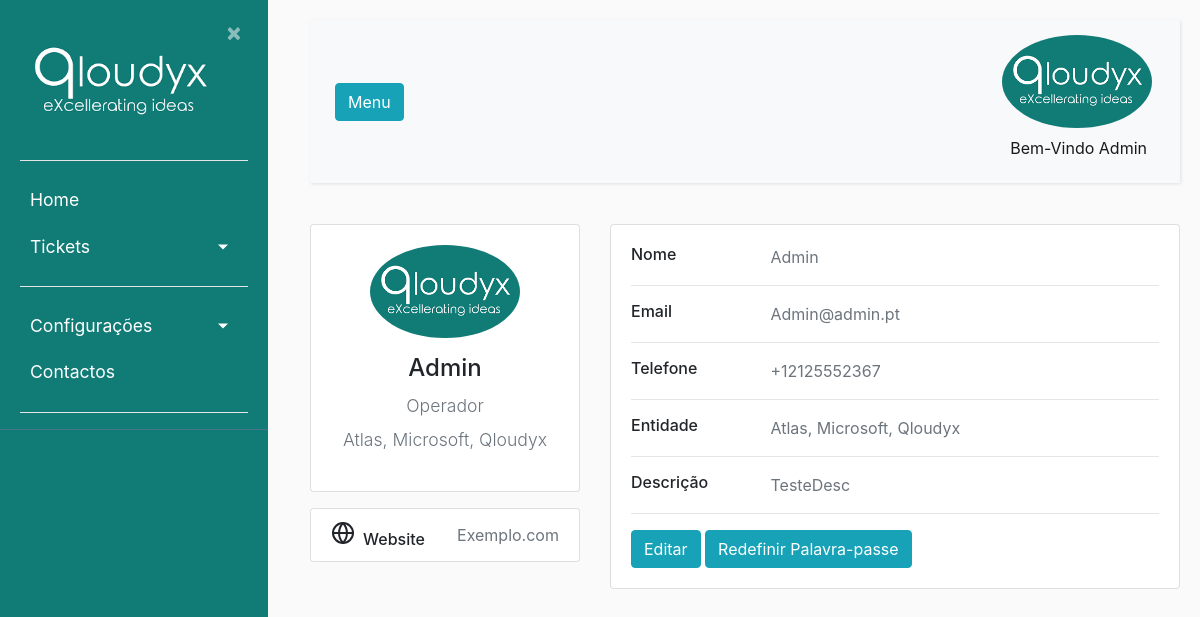
Page /profile/ (signed in) on the earlier database version.
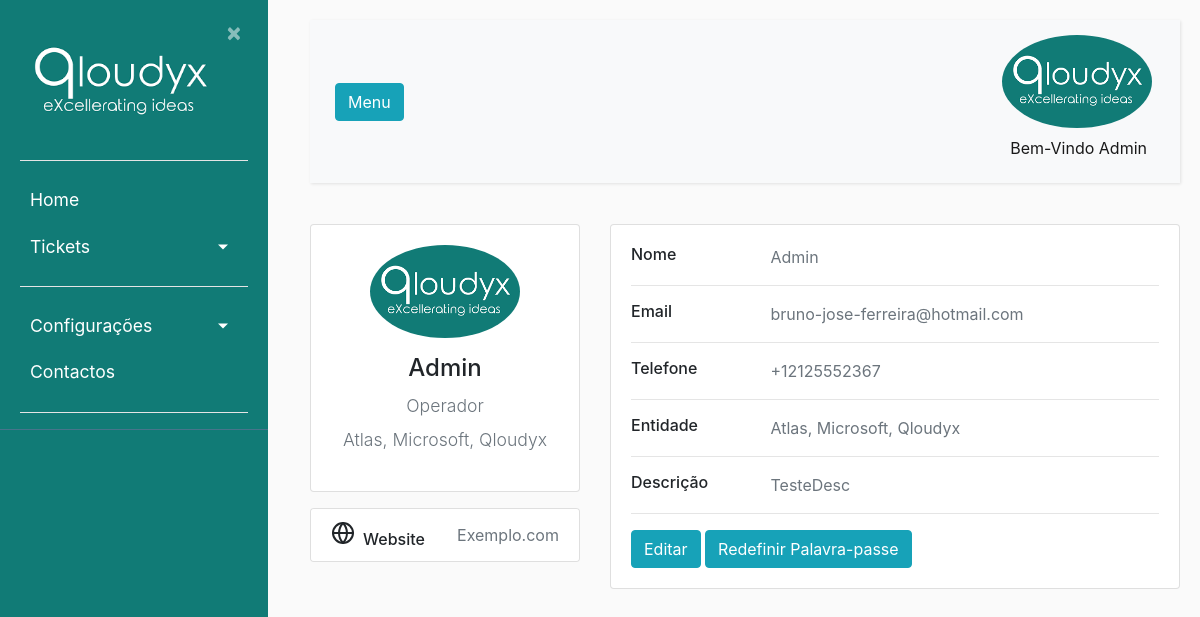
Same page on the later database version.
### ticket/models.py (models this page shows, shortened)
class Usuarios(AbstractBaseUser):
    uuid = models.UUIDField(default = uuid.uuid4)
    nome = models.CharField(max_length=100, unique=True,verbose_name='Utilizador')
    email = models.EmailField(verbose_name='E-mail')
    foto = models.ImageField(null=True, blank=True, upload_to='users/uploads/fotos',verbose_name='Foto')
    descricao = models.CharField(max_length=250, null=True)
    EscolhasRole = {
    ("Interno", "Interno"),
    ("Operador", "Operador"),
    ("Cliente", "Cliente"),
    }
    role = models.CharField(max_length=50,choices= EscolhasRole ,verbose_name='Cargo')
    entidade = models.ManyToManyField(Entidades, verbose_name='Entidades')
    telefone = PhoneNumberField(null=True, blank=False, unique=True, verbose_name='Telefone')
    date_of_birth = models.DateField(verbose_name='Data de Nascimento')
    is_active = models.BooleanField(default=True, verbose_name='Ativo?')
    is_admin = models.BooleanField(default=False, verbose_name='Admin?')
    objects = MyUserManager()
    USERNAME_FIELD = 'nome'
    REQUIRED_FIELDS = ['date_of_birth','email']
    def nomes_entidade(self):
            return ', '.join([a.nome for a in self.entidade.all()])
    nomes_entidade.short_description = "Entidades"

class Entidades(models.Model):
    nome = models.CharField(max_length=100)
    externo = models.BooleanField(default=False)

### users/views.py (the view)
# urls.py: path('profile/', users_views.profile, name='profile'), #URL para os perfís
@login_required
def profile(request):
    total = Ticket.objects.count()
    filtroresolvido = Ticket.objects.filter(estado="3")
    resolvido = filtroresolvido.count()
    percentresolvido = int(resolvido / total * 100)
    filtrocritico = Ticket.objects.filter(prioridade="4")
    critico = filtrocritico.count()
    percentcritico = int(critico / total * 100)
    filtroalto = Ticket.objects.filter(prioridade="3")
    alto = filtroalto.count()
    percentalto = int(alto / total * 100)
    filtromedio = Ticket.objects.filter(prioridade="2")
    medio = filtromedio.count()
    percentmedio = int(medio / total * 100)
    filtrobaixo = Ticket.objects.filter(prioridade="1")
    baixo = filtrobaixo.count()
    percentbaixo = int(baixo / total * 100)
    return render (request, 'users/profile.html',context =
                   {
                    'resolvido':percentresolvido,
                    'critico':percentcritico,
                    'alto':percentalto,
                    'medio':percentmedio,
                    'baixo':percentbaixo,
                   }
                   )

### users/templates/users/profile.html (shortened to what this page needs)
{% extends "ticket/base.html" %}
{% block content %}
    <div class="row gutters-sm">
        <div class="col-md-4 mb-3">
            <div class="card">
                <div class="card-body">
                    <div class="d-flex flex-column align-items-center text-center">
                        <img src= "{{ user.foto.url }} " alt="Admin" class="rounded-circle" width="150" />
                        <div class="mt-3">
                        <h4 class="account-Heading">{{ user.nome }}</h4>
                        <p style="text-align: center" class="text-secondary mb-1">{{user.role}}</p>
                        <p style="text-align: center" class="text-muted font-size-sm">{{user.nomes_entidade}}</p>
                    </div>
                </div>
            </div>
        </div>
        <div class="card mt-3">
            <ul class="list-group list-group-flush">
                <li class="list-group-item d-flex justify-content-between align-items-center flex-wrap">
                    <h6 class="mb-0">Website</h6>
                    <span class="text-secondary">Exemplo.com</span>
                </li>
            </ul>
        </div>
    </div>
    <div class="col-md-8">
        <div class="card mb-3">
            <div class="card-body">
                <div class="row">
                    <div class="col-sm-3">
                            <h6 class="mb-0">Nome</h6>
                        </div>
                        <div class="col-sm-9 text-secondary">
                            {{ user.nome }}
                        </div>
                    </div>
                    <hr>
                    <div class="row">
                        <div class="col-sm-3">
                            <h6 class="mb-0">Email</h6>
                        </div>
                        <div class="col-sm-9 text-secondary">
                            {{ user.email }}
                        </div>
                    </div>
                    <hr>
                    <div class="row">
                        <div class="col-sm-3">
                            <h6 class="mb-0">Telefone</h6>
                        </div>
                        <div class="col-sm-9 text-secondary">
                            {{ user.telefone }}
                        </div>
                    </div>
                    <hr>
                    <div class="row">
                        <div class="col-sm-3">
                            <h6 class="mb-0">Entidade</h6>
                        </div>
                        <div class="col-sm-9 text-secondary">
                            {{ user.nomes_entidade }}
                        </div>
                    </div>
                    <hr>
                    <div class="row">
                        <div class="col-sm-3">
                            <h6 class="mb-0">Descrição</h6>
                        </div>
                        <div class="col-sm-9 text-secondary">
                            {{ user.descricao }}
                        </div>
                    </div>
                    <hr>
                    <div class="row">
                        <div class="col-sm-12">
                            <a class="btn btn-info " target="" href="{% url 'editar_perfil' user.uuid %}">Editar</a>
                            <a class="btn btn-info " target="" href="{% url 'email' %}">Redefinir Palavra-passe</a>
                        </div>
                    </div>
                </div>
            </div>
        </div>
    </div>
{% endblock content %}

### ticket/templates/ticket/base.html (shortened to what the changed rows need)
{% load static %}
<!DOCTYPE html>
<html lang="en">
<head>
    <link rel="stylesheet" href="https://cdn.jsdelivr.net/npm/bootstrap@4.0.0/dist/css/bootstrap.min.css">
    <link rel="stylesheet" type="text/css" href="{% static 'ticket/main.css' %}">
</head>
<body>
    {% if user.nome == "Registo" %}
    <div class="wrapper">
        <nav id="sidebar">
            <div class="sidebar-header">
                <a href = "{% url 'ticket-home' %}"> <img src="{% static 'ticket/Qloudyx.png' %}" style="width:200px;height:100%;"></a>
                <a class="close" onclick="CloseMenu()">&nbsp×&nbsp</a>
                <hr>
                <form method="post" action="{% url 'logout' %}">
                    {% csrf_token %}
                    <a><button style="color:white; text-align:center" class="astext" type="submit">Logout</button></a>
                </form>
                <hr>
            </div>
            </ul>
        </nav>
            <main role="main" class="container">
                <div class="row">
                    <div class="col-md-8">
                        {% if messages %}
                            {% for message in messages %}
                                <div class="alert alert-{{ message.tags }} ">
                                    {{ message }}
                                </div>
                            {% endfor %}
                        {% endif %}
                    </div>
                </div>
            </main>
            <div class="collapse navbar-collapse" id="navbarSupportedContent">
                <ul class="nav navbar-nav ml-auto">
                    <li class="nav-item active">
                        <div class="dropdown">
                            {% if user.is_authenticated %}
                            <img src= "{{ user.foto.url }} " alt="Menu" class="rounded-circle" width="150" />
                            <center>
                            </center>
                        </div>
                        {% endif %}
                    </li>
                </ul>
                </div>
        </div>
        {% block restricted %}{% endblock %}
    {% else %}
        <div id="content">
            <nav class="navbar navbar-expand-lg navbar-light bg-light">
                <div class="container-fluid">
                    {% if user.is_authenticated %}
                    <div class="collapse navbar-collapse" id="navbarSupportedContent">
                        <ul class="nav navbar-nav ml-auto">
                            <li class="nav-item active">
                                <div class="dropdown">
                                    {% if user.is_authenticated %}
                                    <img src= "{{ user.foto.url }} " alt="Menu" class="rounded-circle" width="150" />
                                </div>
                                <a class="nav-link" href="#">Bem-Vindo {{user.nome}}</a>
                                {% endif %}
                            </li>
                        </ul>
                    </div>
                    {% endif %}
                </div>
            </nav>
            {% block content %}{% endblock %}
            {% endif %}
</body>
</html>

Differences in the rows shown:
changed Usuarios "Admin": email "Admin@admin.pt" → "bruno-jose-ferreira@hotmail.com"
